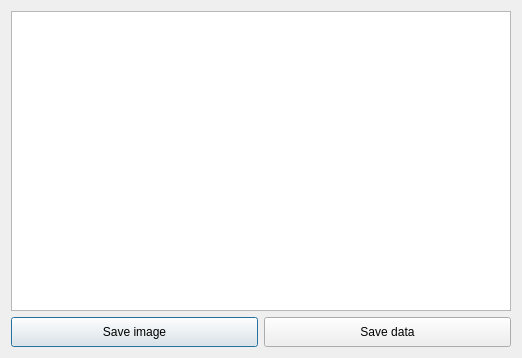
<?xml version="1.0" encoding="UTF-8"?>
<ui version="4.0">
 <class>DlgPlot</class>
 <widget class="QDialog" name="DlgPlot">
  <property name="geometry">
   <rect>
    <x>0</x>
    <y>0</y>
    <width>518</width>
    <height>356</height>
   </rect>
  </property>
  <property name="sizePolicy">
   <sizepolicy hsizetype="Fixed" vsizetype="Fixed">
    <horstretch>0</horstretch>
    <verstretch>0</verstretch>
   </sizepolicy>
  </property>
  <property name="windowTitle">
   <string>MISLAND plot</string>
  </property>
  <layout class="QVBoxLayout" name="verticalLayout">
   <item>
    <widget class="PlotWidget" name="plot_window">
     <property name="minimumSize">
      <size>
       <width>500</width>
       <height>300</height>
      </size>
     </property>
    </widget>
   </item>
   <item>
    <layout class="QGridLayout" name="gridLayout">
     <item row="0" column="0">
      <widget class="QPushButton" name="save_image">
       <property name="sizePolicy">
        <sizepolicy hsizetype="Minimum" vsizetype="Minimum">
         <horstretch>0</horstretch>
         <verstretch>0</verstretch>
        </sizepolicy>
       </property>
       <property name="minimumSize">
        <size>
         <width>0</width>
         <height>30</height>
        </size>
       </property>
       <property name="text">
        <string>Save image</string>
       </property>
      </widget>
     </item>
     <item row="0" column="1">
      <widget class="QPushButton" name="save_data">
       <property name="sizePolicy">
        <sizepolicy hsizetype="Minimum" vsizetype="Minimum">
         <horstretch>0</horstretch>
         <verstretch>0</verstretch>
        </sizepolicy>
       </property>
       <property name="minimumSize">
        <size>
         <width>0</width>
         <height>30</height>
        </size>
       </property>
       <property name="text">
        <string>Save data</string>
       </property>
      </widget>
     </item>
    </layout>
   </item>
  </layout>
 </widget>
 <customwidgets>
  <customwidget>
   <class>PlotWidget</class>
   <extends>QGraphicsView</extends>
   <header>pyqtgraph</header>
  </customwidget>
 </customwidgets>
 <resources/>
 <connections/>
</ui>
